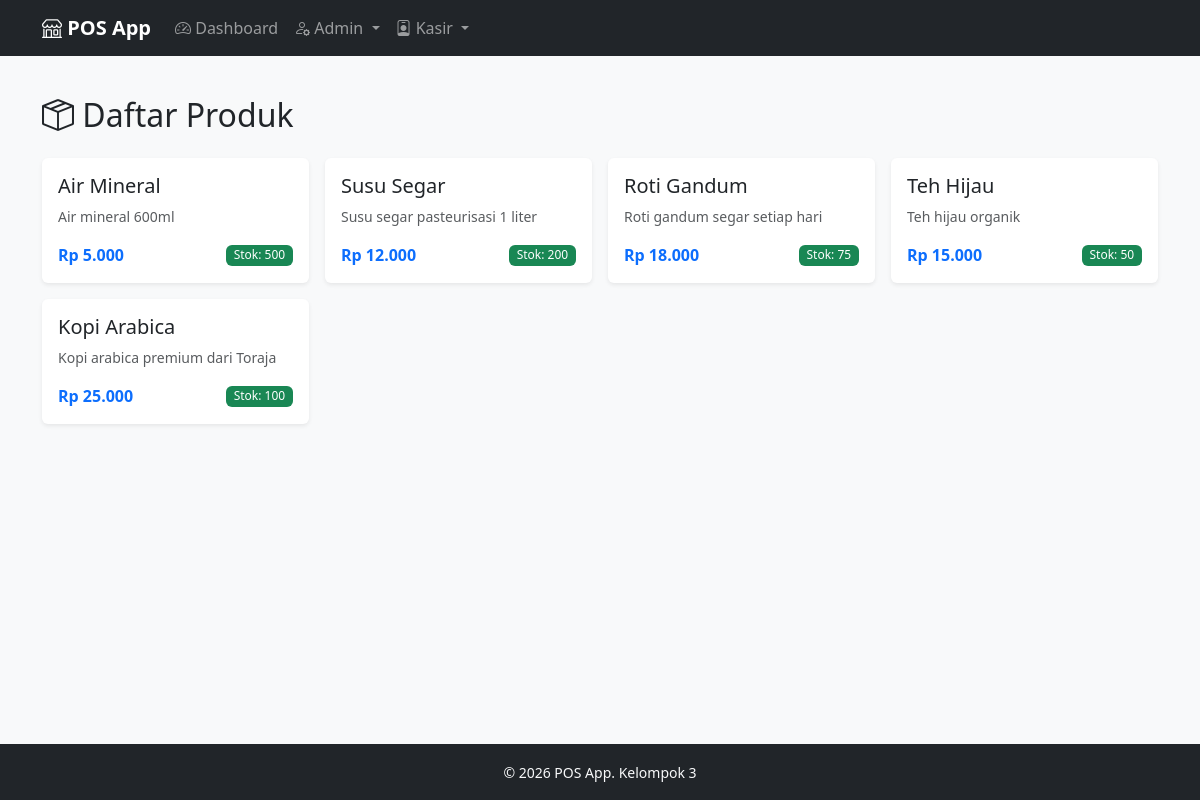
/kasir/product, run on the app's committed database.
### tables this page shows
CREATE TABLE IF NOT EXISTS products (
    id INT AUTO_INCREMENT PRIMARY KEY,
    name VARCHAR(255) NOT NULL,
    price DECIMAL(12,2) NOT NULL DEFAULT 0,
    stock INT NOT NULL DEFAULT 0,
    description TEXT,
    created_at TIMESTAMP DEFAULT CURRENT_TIMESTAMP,
    updated_at TIMESTAMP DEFAULT CURRENT_TIMESTAMP ON UPDATE CURRENT_TIMESTAMP,
    deleted_at TIMESTAMP DEFAULT NULL
);

### app/Controllers/Controller.php (called while the page is built, shortened)
<?php
class Controller
{
    protected function view(string $viewName, array $data = []): void
    {
        require BASE_PATH . '/app/Views/layouts/main.php';
    }
}

### app/Controllers/Kasir/KasirProductController.php (called while the page is built)
<?php
require_once __DIR__ . '/../Controller.php';
require_once BASE_PATH . '/app/Models/Product.php';
class KasirProductController extends Controller
{
    private Product $productModel;
    public function __construct()
    {
        $this->productModel = new Product();
    }
    public function index(): void
    {
        $products = $this->productModel->getAll();
        $this->view('kasir/product/index', [
            'title'    => 'Daftar Produk',
            'products' => $products,
        ]);
    }
}

### config/database.php (called while the page is built)
<?php
function getConnection(): PDO
{
    static $pdo = null;
    if ($pdo === null) {
        $host = env('DB_HOST', 'localhost');
        $port = env('DB_PORT', '3306');
        $db   = env('DB_DATABASE', 'pos_db');
        $user = env('DB_USERNAME', 'root');
        $pass = env('DB_PASSWORD', '');
        $dsn = "mysql:host={$host};port={$port};dbname={$db};charset=utf8mb4";
        try {
            $pdo = new PDO($dsn, $user, $pass, [
                PDO::ATTR_ERRMODE            => PDO::ERRMODE_EXCEPTION,
                PDO::ATTR_DEFAULT_FETCH_MODE => PDO::FETCH_ASSOC,
                PDO::ATTR_EMULATE_PREPARES   => false,
            ]);
        } catch (PDOException $e) {
            if (APP_ENV === 'local') {
                die("Koneksi database gagal: " . $e->getMessage());
            } else {
                die("Terjadi kesalahan pada server. Silakan coba lagi nanti.");
            }
        }
    }
    return $pdo;
}

### app/Models/Product.php (called while the page is built, shortened)
<?php
class Product
{
    private PDO $pdo;
    public function __construct()
    {
        $this->pdo = getConnection();
    }
    public function getAll(): array
    {
        $stmt = $this->pdo->query("SELECT * FROM products ORDER BY id DESC");
        return $stmt->fetchAll();
    }
}

### helpers/functions.php (called while the page is built, shortened)
<?php
function formatRupiah(int|float $angka): string
{
    return 'Rp ' . number_format($angka, 0, ',', '.');
}
function e(?string $value): string
{
    return htmlspecialchars($value ?? '', ENT_QUOTES, 'UTF-8');
}

### app/Views/kasir/product/index.php (the view)
<h2 class="mb-4"><i class="bi bi-box-seam"></i> Daftar Produk</h2>
<?php if (empty($products)): ?>
    <div class="alert alert-info">
        <i class="bi bi-info-circle"></i> Belum ada produk.
    </div>
<?php else: ?>
    <div class="row g-3">
        <?php foreach ($products as $product): ?>
            <div class="col-md-4 col-lg-3">
                <div class="card h-100 border-0 shadow-sm">
                    <div class="card-body">
                        <h5 class="card-title"><?= e($product['name']) ?></h5>
                        <p class="card-text text-muted small"><?= e($product['description'] ?? '-') ?></p>
                        <div class="d-flex justify-content-between align-items-center">
                            <span class="fw-bold text-primary"><?= formatRupiah($product['price']) ?></span>
                            <?php if ($product['stock'] <= 5): ?>
                                <span class="badge bg-danger">Stok: <?= $product['stock'] ?></span>
                            <?php else: ?>
                                <span class="badge bg-success">Stok: <?= $product['stock'] ?></span>
                            <?php endif; ?>
                        </div>
                    </div>
                </div>
            </div>
        <?php endforeach; ?>
    </div>
<?php endif; ?>

### public/assets/css/style.css (style rules this page uses)
body { background-color: #f8f9fa; min-height: 100vh; display: flex; flex-direction: column; }
.card { transition: transform 0.2s ease, box-shadow 0.2s ease; }
.badge { font-weight: 500; }

### data on the page
products: name "Air Mineral", description "Air mineral 600ml", price "Rp 5.000", stock "500"
products: name "Susu Segar", description "Susu segar pasteurisasi 1 liter", price "Rp 12.000", stock "200"
products: name "Roti Gandum", description "Roti gandum segar setiap hari", price "Rp 18.000", stock "75"
products: name "Teh Hijau", description "Teh hijau organik", price "Rp 15.000", stock "50"
products: name "Kopi Arabica", description "Kopi arabica premium dari Toraja", price "Rp 25.000", stock "100"

### other printed values
APP_NAME "POS App"
